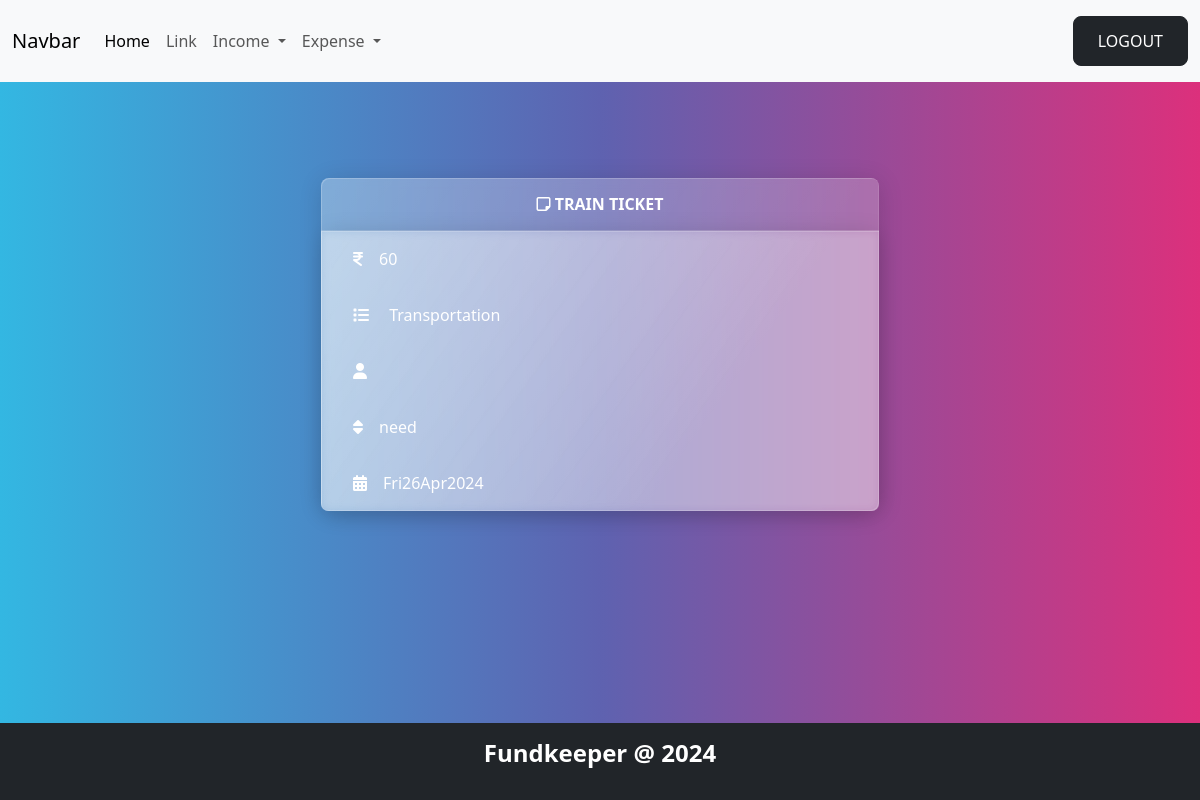
The app's page /expense/1 (signed in) with its own data.
### budget/models.py (models this page shows, shortened)
class Expense(models.Model):
    title=models.CharField(max_length=200)
    amount=models.PositiveIntegerField()
    expense_categories = (
        ("Housing", "Housing"),
        ("Transportation", "Transportation"),
        ("Food", "Food"),
        ("Health", "Health"),
        ("Entertainment", "Entertainment"),
        ("DebtPayments", "Debt Payments"),
        ("PersonalCare", "Personal Care"),
        ("Education", "Education"),
        ("Savings", "Savings"),
        ("Miscellaneous", "Miscellaneous")
    )
    category=models.CharField(max_length=200,choices=expense_categories,default="Miscellaneous")
    user_object=models.ForeignKey(User,on_delete=models.CASCADE)
    created_date=models.DateTimeField(auto_now_add=True)
    priority_options=(
        ("need","need"),
        ("want","want")
    )
    priority=models.CharField(max_length=200,choices=priority_options,default="need")

### budget/views.py (the view)
# urls.py: path('expense/<int:pk>',views.ExpenseDetailView.as_view(),name="expense-detail"),
@method_decorator(signin_required,name="dispatch")
class ExpenseDetailView(View):
    def get(self,request,*args,**kwargs):
        id=kwargs.get("pk")
        qs=Expense.objects.get(id=id)
        return render(request,"expense_detail.html",{"data":qs})

### budget/templates/expense_detail.html
{%extends 'base.html'%}
{%block main_block%}
   <div class="container d-flex justify-content-center">
        <div class="card w-50 mt-5">
            <div class="card-header text-center">
                <i class="fa-regular fa-note-sticky"></i> {{data.title|upper}}
            </div>
            <ul class="list-group list-group-flush">
            <li class="list-group-item"> <i class="fa-solid fa-indian-rupee-sign me-2"></i>{{data.amount}}</li>
            <li class="list-group-item"><i class="fa-solid fa-list me-2"></i> {{data.category}}</li>
            <li class="list-group-item"><i class="fa-solid fa-user me-2"></i> {{data.owner}}</li>
            <li class="list-group-item"><i class="fa-solid fa-sort me-2"></i>{{data.priority}}</li>
            <li class="list-group-item"><i class="fa-solid fa-calendar-days me-2"></i>{{data.created_date|date:"DdMY"}}</li>
            </ul>
        </div>
    </div>
{%endblock%}

### records on screen
Expense: title "TRAIN TICKET", amount "60", category "Transportation", priority "need", created_date "Fri26Apr2024"
